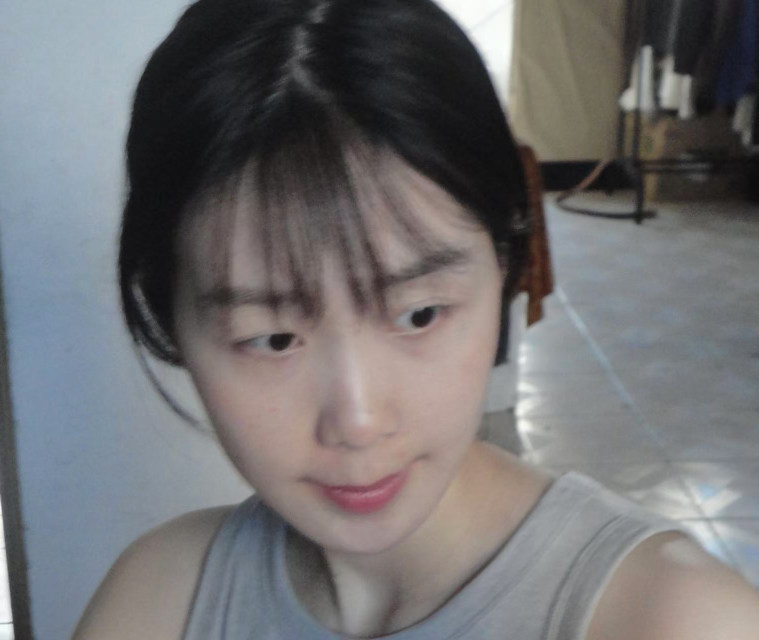
#> input picture OpenCV/pythonProjectDLC/6opencv/10图片噪点消除/11.jpg, 1517 x 1280 px (shown at 1/2 size)
$ python '05双边滤波.py'
#> lines starting #> are read from the running program, lines starting #| are printed output that depends on the picture
# 导入OpenCV的库
import cv2

# 1. 读取要滤波的图像
image_np = cv2.imread('./11.jpg')
#> image_np is the input picture: shape (1280, 1517, 3); mean B, G, R 113.2, 111.5, 112.3
image_np = cv2.resize(image_np, (500, 500))
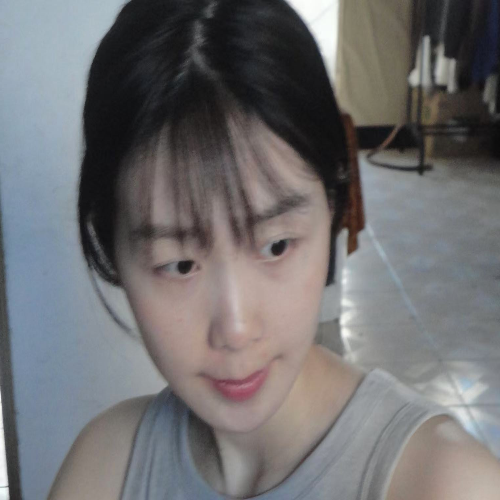
#> image_np: shape (500, 500, 3); mean B, G, R 113.1, 111.4, 112.2
# 2. 直接进行双边滤波
# sigmaColor:像素值 ，sigmaSpace:像素位置
image_bil = cv2.bilateralFilter(image_np, 7, 100, 100)

cv2.imshow('image_np', image_np)
cv2.imshow('image_bil', image_bil)
cv2.waitKey(0)
